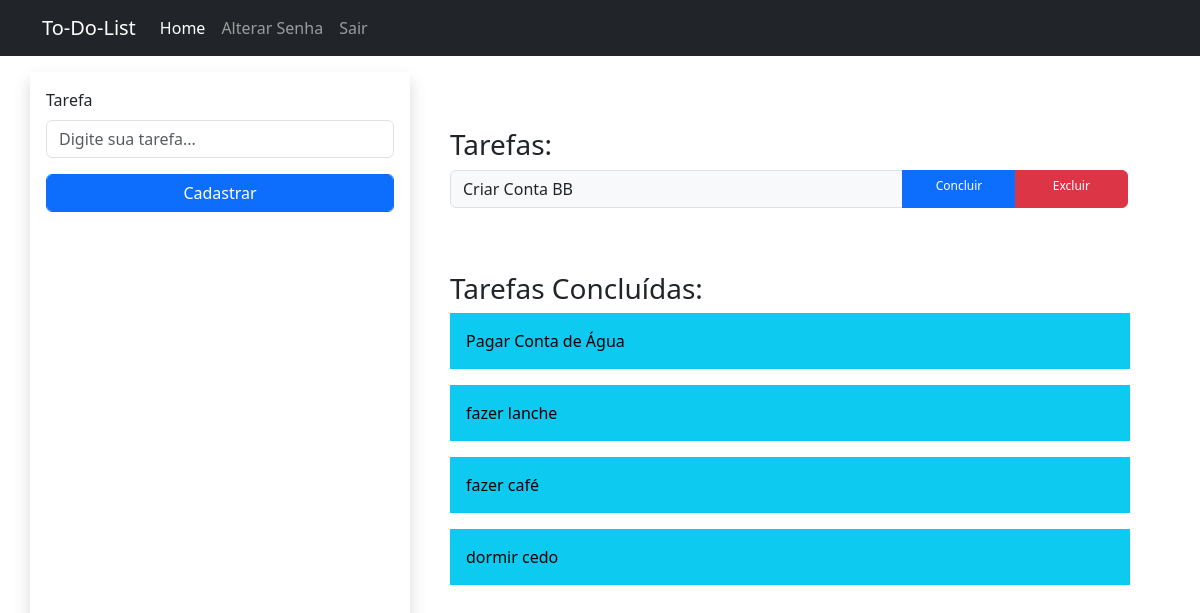
The app's page / (signed in) with its own data.
### to_do_lists/models.py (models this page shows)
class Tarefa(models.Model):
    user = models.ForeignKey(User, on_delete=models.CASCADE)
    tarefa = models.CharField(max_length=50)
    concluido = models.BooleanField(default=False)
    def __str__(self):
        return self.tarefa

### to_do_lists/views.py (the view)
# urls.py: path('', views.index, name='index'),
@never_cache
def index(request):
    response = render(request, 'to_do_lists/index.html')
    if request.user.is_authenticated:
        response['Cache-Control'] = 'no-cache, no-store, must-revalidate'
        response['Pragma'] = 'no-cache'
        response['Expires'] = '0'
        tarefas_total = Tarefa.objects.filter(user=request.user)
        if tarefas_total is not None:
            tarefas_concluidas = []
            tarefas_nao_concluidas = []
            for tarefa in tarefas_total:
                if tarefa.concluido == True:
                    tarefas_concluidas.append(tarefa)
                else:
                    tarefas_nao_concluidas.append(tarefa)
        else:
            tarefas_concluidas = None
            tarefas_nao_concluidas = None
        if request.method == 'POST':
            form = TarefaForm(request.POST)
            if form.is_valid():
                user = request.user
                tarefa = form.cleaned_data['tarefa']
                concluido = False
                new_tarefa = Tarefa.objects.create(user=user, tarefa=tarefa, concluido=concluido)
                new_tarefa.save()
                response = redirect('index')
            else:
                context = {'form':form,
                            'tarefas_concluidas': tarefas_concluidas,
                            'tarefas_nao_concluidas': tarefas_nao_concluidas}
                response = render(request, 'to_do_lists/index.html', context)
        else:
            form = TarefaForm()
            context = {'form':form,
                        'tarefas_concluidas': tarefas_concluidas,
                        'tarefas_nao_concluidas': tarefas_nao_concluidas}
            response = render(request, 'to_do_lists/index.html', context)
    return response

### to_do_lists/forms.py
class TarefaForm(forms.Form):
    tarefa = forms.CharField(
        max_length=50,
        required=True,
        widget=forms.TextInput(
            attrs={
                'id': 'id_tarefa',
                'class': 'form-control',
                'placeholder': 'Digite sua tarefa...',
            }
        )
        )

### to_do_lists/templates/to_do_lists/index.html (shortened to what this page needs)
{% extends "to_do_lists/base.html" %}
{% block content %}
{% if user.is_authenticated %}
<div class="row">
    <form method="post" class="shadow p-3 mt-3 col-12 col-md-4">
        <div class="mb-3">
            <label for="id_tarefa" class="form-label">Tarefa</label>
            {{ form.tarefa }}
        </div>
        <button type="submit" class="form-control btn btn-primary">Cadastrar</button>
    </form>
    <div class="mt-3 p-4 col-12 col-md-8">
        <div class="p-3 mt-3 col-12">
            <h3>Tarefas:</h2>
            {% if tarefas_nao_concluidas %}
                {% for tarefa in tarefas_nao_concluidas %}
                    <div class="input-group mb-3 col-12" id="basic-addon1">
                        <span class="input-group-text col-8">{{ tarefa.tarefa }}</span>
                        <a class="btn btn-primary col-2 btn_small" href="{% url 'concluir' id=tarefa.id %}">Concluir</a>
                        <a class="btn btn-danger col-2 btn_small" href="{% url 'excluir' id=tarefa.id %}">Excluir</a>
                    </div>
                {% endfor %}
            {% else %}
                <p>Não há tarefas cadastradas.</p>
            {% endif %}
        </div>
        <div class="p-3 mt-3 col-12">
            <h3>Tarefas Concluídas:</h2>
                {% if tarefas_nao_concluidas %}
                    {% for tarefa in tarefas_concluidas %}
                        <div class="mb-3 col-12 text-bg-info p-3">
                            <span class=" col-8">{{ tarefa }}</span>
                        </div>
                    {% endfor %}
            {% else %}
                <p>Não há tarefas Concluidas.</p>
            {% endif %}
        </div>
    </div>
</div>
{% else %}
    <a href="{% url 'register' %}" class="text-center mt-3">Clique aqui para realizar seu cadastro</a>
{% endif %}
{% endblock content %}

### to_do_lists/templates/to_do_lists/index.html (style rules this page uses)
.btn_small { font-size: 12px; }

### records on screen
Tarefa: tarefa "Criar Conta BB"
Tarefa: tarefa "Pagar Conta de Água"
Tarefa: tarefa "fazer lanche"
Tarefa: tarefa "fazer café"
Tarefa: tarefa "dormir cedo"
